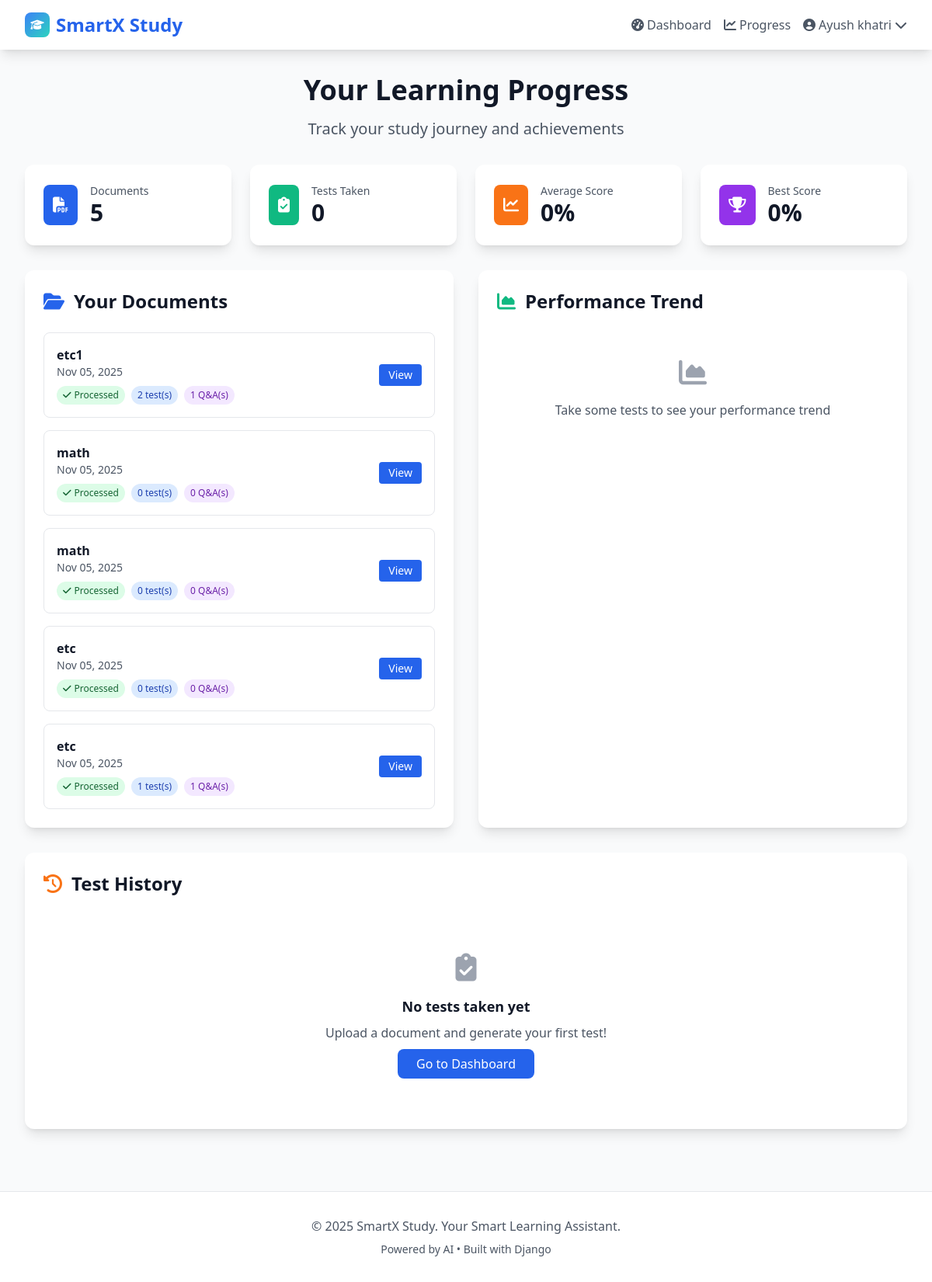
/progress/ (signed in), run on the app's committed database.
### core/models.py (models this page shows, shortened)
class Document(models.Model):
    id = models.UUIDField(primary_key=True, default=uuid.uuid4, editable=False)
    user = models.ForeignKey(User, on_delete=models.CASCADE, related_name='documents')
    title = models.CharField(max_length=255)
    file = models.FileField(upload_to='documents/')
    content = models.TextField(blank=True)
    summary = models.TextField(blank=True)
    uploaded_at = models.DateTimeField(auto_now_add=True)
    updated_at = models.DateTimeField(auto_now=True)
    is_processed = models.BooleanField(default=False)
    class Meta:
        ordering = ['-uploaded_at']

### core/views.py (the view)
# urls.py: path('progress/', views.progress_tracking, name='progress_tracking'),
@login_required
def progress_tracking(request):
    documents = Document.objects.filter(user=request.user)
    test_attempts = TestAttempt.objects.filter(user=request.user).order_by('-completed_at')
    total_documents = documents.count()
    total_tests = test_attempts.count()
    if test_attempts:
        avg_score = sum(attempt.percentage for attempt in test_attempts) / total_tests
        recent_scores = [attempt.percentage for attempt in test_attempts[:10]]
    else:
        avg_score = 0
        recent_scores = []
    context = {
        'documents': documents,
        'test_attempts': test_attempts,
        'total_documents': total_documents,
        'total_tests': total_tests,
        'avg_score': round(avg_score, 1),
        'recent_scores': recent_scores,
    }
    return render(request, 'core/progress_tracking.html', context)

### templates/core/progress_tracking.html (shortened to what this page needs)
{% extends 'base.html' %}
{% block content %}
<div class="max-w-7xl mx-auto px-4 sm:px-6 lg:px-8 py-8">
    <div class="text-center mb-8">
        <h1 class="text-4xl font-bold text-gray-900 mb-4">Your Learning Progress</h1>
        <p class="text-xl text-gray-600">Track your study journey and achievements</p>
    </div>
    <div class="grid grid-cols-1 md:grid-cols-4 gap-6 mb-8">
        <div class="bg-white rounded-xl shadow-lg p-6">
            <div class="flex items-center">
                <div class="bg-primary text-white p-3 rounded-lg">
                    <i class="fas fa-file-pdf text-xl"></i>
                </div>
                <div class="ml-4">
                    <p class="text-gray-600 text-sm">Documents</p>
                    <p class="text-3xl font-bold text-gray-900">{{ total_documents }}</p>
                </div>
            </div>
        </div>
        <div class="bg-white rounded-xl shadow-lg p-6">
            <div class="flex items-center">
                <div class="bg-success text-white p-3 rounded-lg">
                    <i class="fas fa-clipboard-check text-xl"></i>
                </div>
                <div class="ml-4">
                    <p class="text-gray-600 text-sm">Tests Taken</p>
                    <p class="text-3xl font-bold text-gray-900">{{ total_tests }}</p>
                </div>
            </div>
        </div>
        <div class="bg-white rounded-xl shadow-lg p-6">
            <div class="flex items-center">
                <div class="bg-accent text-white p-3 rounded-lg">
                    <i class="fas fa-chart-line text-xl"></i>
                </div>
                <div class="ml-4">
                    <p class="text-gray-600 text-sm">Average Score</p>
                    <p class="text-3xl font-bold text-gray-900">{{ avg_score }}%</p>
                </div>
            </div>
        </div>
        <div class="bg-white rounded-xl shadow-lg p-6">
            <div class="flex items-center">
                <div class="bg-purple-600 text-white p-3 rounded-lg">
                    <i class="fas fa-trophy text-xl"></i>
                </div>
                <div class="ml-4">
                    <p class="text-gray-600 text-sm">Best Score</p>
                    <p class="text-3xl font-bold text-gray-900">
                        {% if test_attempts %}
                            {% for attempt in test_attempts %}
                                {% if forloop.first %}{{ attempt.percentage }}%{% endif %}
                            {% endfor %}
                        {% else %}
                            0%
                        {% endif %}
                    </p>
                </div>
            </div>
        </div>
    </div>
    <div class="grid grid-cols-1 lg:grid-cols-2 gap-8 mb-8">
        <div class="bg-white rounded-xl shadow-lg p-6">
            <h2 class="text-2xl font-bold text-gray-900 mb-6 flex items-center">
                <i class="fas fa-folder-open text-primary mr-3"></i>Your Documents
            </h2>
            {% if documents %}
                <div class="space-y-4">
                    {% for document in documents %}
                        <div class="border border-gray-200 rounded-lg p-4">
                            <div class="flex items-center justify-between">
                                <div class="flex-1">
                                    <h3 class="font-semibold text-gray-900">{{ document.title }}</h3>
                                    <p class="text-gray-600 text-sm">{{ document.uploaded_at|date:"M d, Y" }}</p>
                                    <div class="flex items-center mt-2 space-x-2">
                                        {% if document.is_processed %}
                                            <span class="bg-green-100 text-green-800 px-2 py-1 rounded-full text-xs">
                                                <i class="fas fa-check mr-1"></i>Processed
                                            </span>
                                        {% endif %}
                                        <span class="bg-blue-100 text-blue-800 px-2 py-1 rounded-full text-xs">
                                            {{ document.tests.count }} test(s)
                                        </span>
                                        <span class="bg-purple-100 text-purple-800 px-2 py-1 rounded-full text-xs">
                                            {{ document.qa_sessions.count }} Q&A(s)
                                        </span>
                                    </div>
                                </div>
                                <a href="{% url 'document_detail' document.id %}" class="bg-primary text-white px-3 py-1 rounded text-sm hover:bg-blue-700 transition duration-300">
                                    View
                                </a>
                            </div>
                        </div>
                    {% endfor %}
                </div>
            {% endif %}
        </div>
        <div class="bg-white rounded-xl shadow-lg p-6">
            <h2 class="text-2xl font-bold text-gray-900 mb-6 flex items-center">
                <i class="fas fa-chart-area text-success mr-3"></i>Performance Trend
            </h2>
            {% if recent_scores %}
                <div class="space-y-4">
                    <div class="text-center mb-4">
                        <p class="text-gray-600">Recent test scores show your learning progress</p>
                    </div>
                    <div class="space-y-3">
                        {% for score in recent_scores %}
                            <div class="flex items-center">
                                <span class="text-sm text-gray-600 w-16">Test {{ forloop.counter }}</span>
                                <div class="flex-1 mx-3">
                                    <div class="bg-gray-200 rounded-full h-2">
                                        <div class="bg-{% if score >= 80 %}green{% elif score >= 60 %}yellow{% else %}red{% endif %}-500 h-2 rounded-full" style="width: {{ score }}%"></div>
                                    </div>
                                </div>
                                <span class="text-sm font-semibold text-{% if score >= 80 %}green{% elif score >= 60 %}yellow{% else %}red{% endif %}-600 w-12">{{ score }}%</span>
                            </div>
                        {% endfor %}
                    </div>
                </div>
            {% else %}
                <div class="text-center py-8">
                    <i class="fas fa-chart-area text-4xl text-gray-400 mb-4"></i>
                    <p class="text-gray-600">Take some tests to see your performance trend</p>
                </div>
            {% endif %}
        </div>
    </div>
    <div class="bg-white rounded-xl shadow-lg p-6">
        <h2 class="text-2xl font-bold text-gray-900 mb-6 flex items-center">
            <i class="fas fa-history text-accent mr-3"></i>Test History
        </h2>
        {% if test_attempts %}
            <div class="overflow-x-auto">
                <table class="w-full text-sm">
                    <thead class="bg-gray-50">
                        <tr>
                            <th class="px-4 py-3 text-left font-semibold text-gray-900">Test Name</th>
                            <th class="px-4 py-3 text-left font-semibold text-gray-900">Document</th>
                            <th class="px-4 py-3 text-left font-semibold text-gray-900">Score</th>
                            <th class="px-4 py-3 text-left font-semibold text-gray-900">Percentage</th>
                            <th class="px-4 py-3 text-left font-semibold text-gray-900">Date</th>
                            <th class="px-4 py-3 text-left font-semibold text-gray-900">Action</th>
                        </tr>
                    </thead>
                    <tbody class="divide-y divide-gray-200">
                        {% for attempt in test_attempts %}
                            <tr class="hover:bg-gray-50">
                                <td class="px-4 py-3 font-medium text-gray-900">{{ attempt.test.title }}</td>
                                <td class="px-4 py-3 text-gray-600">{{ attempt.test.document.title|truncatechars:30 }}</td>
                                <td class="px-4 py-3 text-gray-900">{{ attempt.score }}/{{ attempt.total_questions }}</td>
                                <td class="px-4 py-3">
                                    <span class="bg-{% if attempt.percentage >= 80 %}green{% elif attempt.percentage >= 60 %}yellow{% else %}red{% endif %}-100 text-{% if attempt.percentage >= 80 %}green{% elif attempt.percentage >= 60 %}yellow{% else %}red{% endif %}-800 px-2 py-1 rounded-full text-xs font-semibold">
                                        {{ attempt.percentage }}%
                                    </span>
                                </td>
                                <td class="px-4 py-3 text-gray-600">{{ attempt.completed_at|date:"M d, Y" }}</td>
                                <td class="px-4 py-3">
                                    <a href="{% url 'test_result' attempt.id %}" class="text-primary hover:text-blue-700 font-medium">
                                        View Details
                                    </a>
                                </td>
                            </tr>
                        {% endfor %}
                    </tbody>
                </table>
            </div>
        {% else %}
            <div class="text-center py-12">
                <i class="fas fa-clipboard-check text-4xl text-gray-400 mb-4"></i>
                <h3 class="text-lg font-semibold text-gray-900 mb-2">No tests taken yet</h3>
                <p class="text-gray-600 mb-4">Upload a document and generate your first test!</p>
                <a href="{% url 'dashboard' %}" class="bg-primary text-white px-6 py-2 rounded-lg hover:bg-blue-700 transition duration-300">
                    Go to Dashboard
                </a>
            </div>
        {% endif %}
    </div>
</div>
{% endblock %}

### templates/base.html (shortened to what this page needs)
{% load static %}
<!DOCTYPE html>
<html lang="en">
<head>
    <script src="https://cdn.tailwindcss.com"></script>
    <link rel="stylesheet" href="{% static 'css/style.css' %}">
    <link rel="stylesheet" href="https://cdnjs.cloudflare.com/ajax/libs/font-awesome/6.4.0/css/all.min.css">
</head>
<body class="bg-gray-50 min-h-screen">
    <nav class="bg-white shadow-lg">
        <div class="max-w-7xl mx-auto px-4 sm:px-6 lg:px-8">
            <div class="flex justify-between items-center py-4">
                <div class="flex items-center">
                    <a href="{% url 'home' %}" class="text-2xl font-bold text-primary">
                        <div class="flex items-center">
                            <div class="w-8 h-8 bg-gradient-to-br from-blue-500 to-teal-400 rounded-lg mr-2 flex items-center justify-center">
                                <i class="fas fa-graduation-cap text-white text-sm"></i>
                            </div>
                            <span>SmartX Study</span>
                        </div>
                    </a>
                </div>
                <div class="flex items-center space-x-4">
                    {% if user.is_authenticated %}
                        <a href="{% url 'dashboard' %}" class="text-gray-600 hover:text-primary transition duration-300">
                            <i class="fas fa-tachometer-alt mr-1"></i>Dashboard
                        </a>
                        <a href="{% url 'progress_tracking' %}" class="text-gray-600 hover:text-primary transition duration-300">
                            <i class="fas fa-chart-line mr-1"></i>Progress
                        </a>
                        <div class="relative group">
                            <button class="flex items-center text-gray-600 hover:text-primary transition duration-300">
                                <i class="fas fa-user-circle mr-1"></i>{{ user.get_full_name|default:user.username }}
                                <i class="fas fa-chevron-down ml-1"></i>
                            </button>
                        </div>
                    {% endif %}
                </div>
            </div>
        </div>
    </nav>
    <main>
        {% block content %}
        {% endblock %}
    </main>
    <footer class="bg-white border-t border-gray-200 mt-12">
        <div class="max-w-7xl mx-auto px-4 sm:px-6 lg:px-8 py-8">
            <div class="text-center text-gray-600">
                <p>&copy; 2025 SmartX Study. Your Smart Learning Assistant.</p>
                <p class="mt-2 text-sm">Powered by AI • Built with Django</p>
            </div>
        </div>
    </footer>
</body>
</html>

### data on the page
Document: title "etc1", uploaded_at "Nov 05, 2025", is_processed True (drawn), tests.count "2", qa_sessions.count "1"
Document: title "math", uploaded_at "Nov 05, 2025", is_processed True (drawn), tests.count "0", qa_sessions.count "0"
Document: title "math", uploaded_at "Nov 05, 2025", is_processed True (drawn), tests.count "0", qa_sessions.count "0"
Document: title "etc", uploaded_at "Nov 05, 2025", is_processed True (drawn), tests.count "0", qa_sessions.count "0"
Document: title "etc", uploaded_at "Nov 05, 2025", is_processed True (drawn), tests.count "1", qa_sessions.count "1"

### other printed values
{{ user.get_full_name|default:user.username }} "Ayush khatri"
{{ total_documents }} "5"
{{ total_tests }} "0"
{{ avg_score }} "0"
